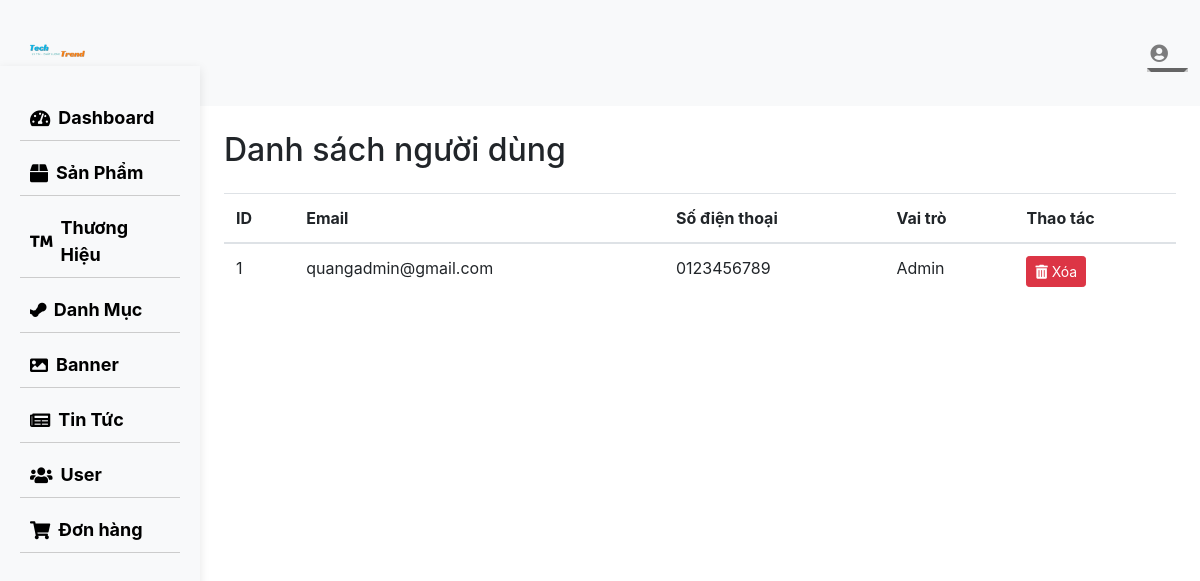
Page /techtrend/admin/user/index.php on the committed database.
### tables this page shows
CREATE TABLE `users` (
  `user_id` int(11) NOT NULL,
  `email` varchar(255) NOT NULL,
  `phone_number` varchar(15) NOT NULL,
  `password` varchar(255) NOT NULL,
  `role` int(11) NOT NULL DEFAULT 0
);

### techtrend/admin/user/index.php (the view, shortened to what this page needs)
<?php
include_once '../dbconnect.php';
$query = "SELECT user_id, email, phone_number, `password`, role FROM users";
$result = mysqli_query($conn, $query);
?>
<!DOCTYPE html>
<html lang="en">
<head>
    <link rel="stylesheet" href="https://maxcdn.bootstrapcdn.com/bootstrap/4.0.0/css/bootstrap.min.css">
    <link rel="stylesheet" href="https://cdnjs.cloudflare.com/ajax/libs/font-awesome/5.15.2/css/all.min.css">
    <link rel="stylesheet" href="../assets/css/style.css">
</head>
<body>
    <?php
    include_once '../header.php';
    ?>
    <?php
    include_once '../sidebar.php';
    ?>
    <div class="container-fluid">
        <div class="row">
            <main role="main" class="col-md-9 ml-sm-auto col-lg-10 px-4">
                <h2 class="my-4">Danh sách người dùng</h2>
                <table class="table">
                    <thead>
                        <tr>
                            <th>ID</th>
                            <th>Email</th>
                            <th>Số điện thoại</th>
                            <th>Vai trò</th>
                            <th>Thao tác</th>
                        </tr>
                    </thead>
                    <tbody>
                        <?php
                        while ($row = mysqli_fetch_assoc($result)) {
                            echo "<tr>";
                            echo "<td>{$row['user_id']}</td>";
                            echo "<td>{$row['email']}</td>";
                            echo "<td>{$row['phone_number']}</td>";
                            echo "<td>" . ($row['role'] == 1 ? 'Admin' : 'Khách Hàng') . "</td>";
                            echo "<td>
                                    <a href='#' class='btn btn-danger btn-sm' onclick=\"return confirm('Bạn có chắc chắn muốn xóa tài khoản này không?')\"><i class='fas fa-trash-alt'></i> Xóa</a>
                                </td>";
                            echo "</tr>";
                        }
                        ?>
                    </tbody>
                </table>
            </main>
        </div>
    </div>
</body>
</html>

### rows in the picture
users: user_id "1", email "quangadmin@gmail.com", phone_number "0123456789", role "Admin"
